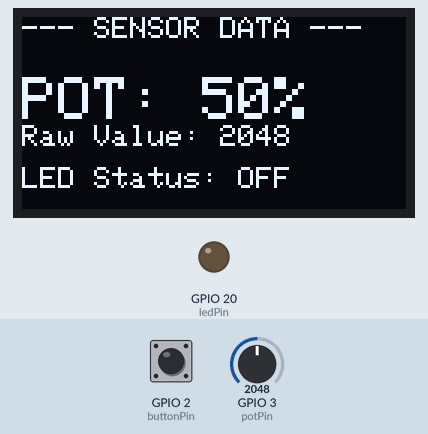
The sketch below on a simulated ESP32-C3. Parts: 128×64 one-colour display, output pins drawn as LEDs (lit = HIGH). The test bench sets the inputs (shaded band); at power-on: GPIO 2 (buttonPin) HIGH, GPIO 3 (potPin) = 2048.

Above: at 1.2 s.
1.3 s: GPIO 2 (buttonPin) pulled LOW for 0.15 s
At 1.46 s:
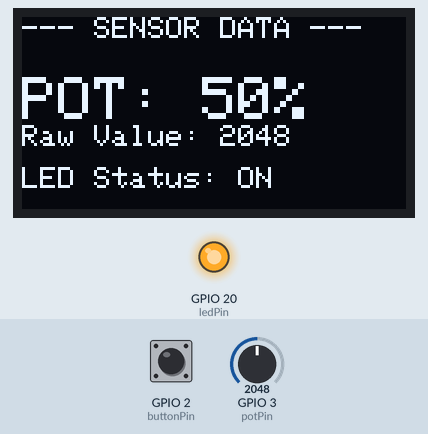
3.0 s: GPIO 3 (potPin) set to 2866
At 4.1 s:
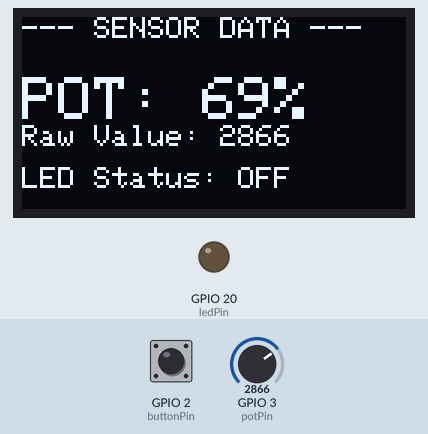
4.5 s: GPIO 2 (buttonPin) pulled LOW for 1 s
At 5.4 s:
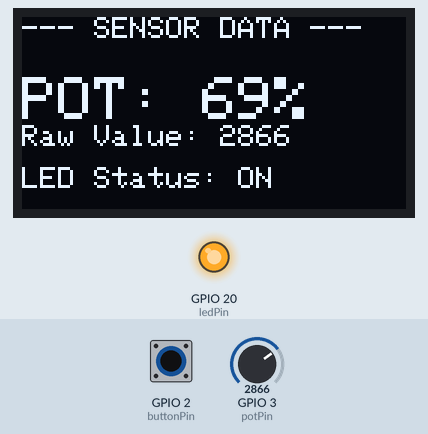
7.1 s: GPIO 3 (potPin) set to 3603
At 7.8 s:
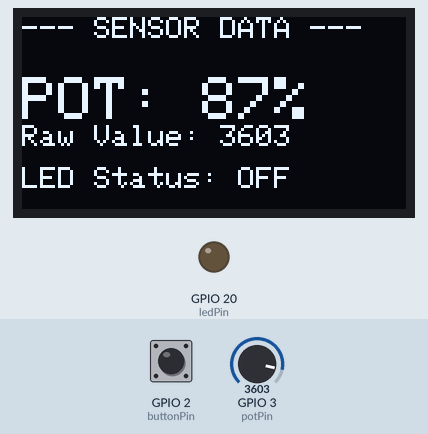
8.7 s: GPIO 3 (potPin) set to 4095
At 9.3 s:
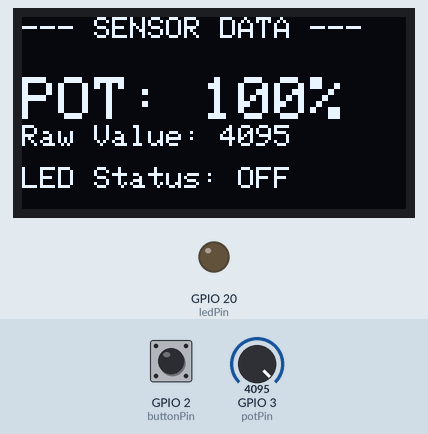
Timing chart, 0 to 11.2 s (numbered marks = the images above; inputs shaded):
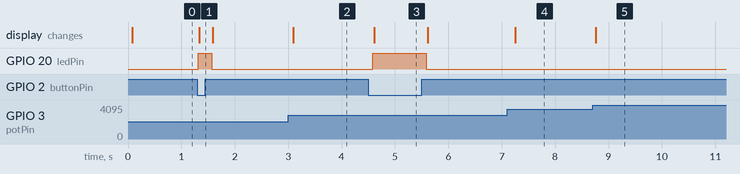

The sketch:

ESP32_C3_10k_POT_LED.ino
```cpp
#include <Wire.h>
#include <Adafruit_GFX.h>
#include <Adafruit_SSD1306.h>

#define SCREEN_WIDTH 128
#define SCREEN_HEIGHT 64
#define OLED_RESET    -1
#define SCREEN_ADDRESS 0x3C

Adafruit_SSD1306 display(SCREEN_WIDTH, SCREEN_HEIGHT, &Wire, OLED_RESET);

const int potPin = 3;    // 10k Potentiometer connected to GPIO 0
const int ledPin = 20;
const int buttonPin = 2;

void setup() {
  Serial.begin(115200);
  pinMode(ledPin, OUTPUT);
  pinMode(buttonPin, INPUT_PULLUP);

  // Initialize I2C for ESP32-C3 Super Mini
  Wire.begin(8, 9);

  if(!display.begin(SSD1306_SWITCHCAPVCC, SCREEN_ADDRESS)) {
    Serial.println(F("OLED failed"));
    for(;;);
  }

  display.clearDisplay();
  display.display();
}

void loop() {
  // 1. Read Analog Data
  int potValue = analogRead(potPin);            // Raw value (0 to 4095)
  int percentage = map(potValue, 0, 4095, 0, 100); // Convert to 0-100%

  // 2. Read Button/LED status
  int buttonState = digitalRead(buttonPin);
  if (buttonState == LOW) {
    digitalWrite(ledPin, HIGH);
  } else {
    digitalWrite(ledPin, LOW);
  }

  // 3. Update OLED Display
  display.clearDisplay();

  // Draw a simple header
  display.setTextSize(1);
  display.setTextColor(SSD1306_WHITE);
  display.setCursor(0, 0);
  display.println("--- SENSOR DATA ---");

  // Show Potentiometer Data
  display.setCursor(0, 20);
  display.setTextSize(2);
  display.print("POT: ");
  display.print(percentage);
  display.println("%");

  display.setTextSize(1);
  display.print("Raw Value: ");
  display.println(potValue);

  // Show LED Status
  display.setCursor(0, 50);
  display.print("LED Status: ");
  display.println(buttonState == LOW ? "ON" : "OFF");

  display.display();

  delay(100); // Smooth refresh rate
}
```

Measured:
- after the input at 1.3 s, GPIO 20 (ledPin): LOW → HIGH at once, → LOW 0.25 s later; the display: changes at once (image 1)
- after the input at 3.0 s, the display: changes after 0.10 s (image 2)
- after the input at 4.5 s, GPIO 20 (ledPin): LOW → HIGH after 0.08 s, → LOW 1.0 s later; the display: changes after 0.11 s (image 3)
- after the input at 7.1 s, the display: changes after 0.15 s (image 4)
- after the input at 8.7 s, the display: changes after 0.06 s (image 5)
